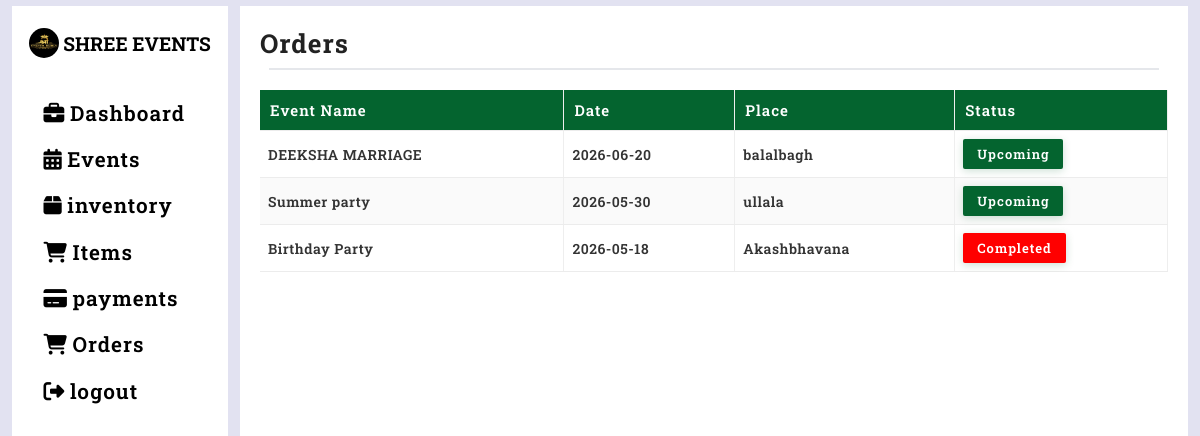
Page /orders (signed in) on the earlier database version.
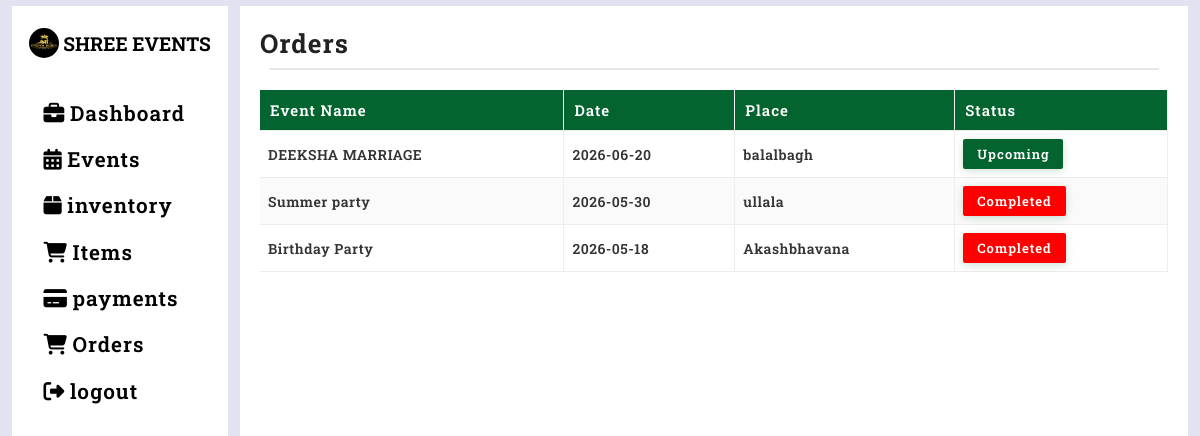
Same page on the later database version.
### tables this page shows
CREATE TABLE events(event_id INTEGER PRIMARY KEY AUTOINCREMENT,
                event_name TEXT NOT NULL,
                event_date DATETIME NOT NULL,
                event_time DATETIME NOT NULL,
                place TEXT NOT NULL,
                cust TEXT NOT NULL,
                status TEXT DEFAULT 'pending',
                event_status TEXT DEFAULT 'upcoming',
                phone_number INTEGER NOT NULL
                );

### orders.py (the view)
@orders_app.route('/orders',methods=['GET','POST'])
def orders_fn():
    if 'user' in session:
        event_status_change()
        events_list=allocated_list_events()
        return render_template("orders.html",events_list=events_list)
    else:
        return redirect(url_for('home'))

### database.py (called while the page is built)
def get_connection():
    con=sqlite3.connect("database.db",timeout=30,check_same_thread=False)
    return con

def allocated_list_events():
    con=get_connection()
    cursor=con.cursor()
    cursor.execute("SELECT * FROM events WHERE status='allocated' ORDER BY event_date DESC")
    pen_data=cursor.fetchall()
    con.commit()
    con.close()
    return pen_data

def event_status_change():
    con=get_connection()
    cursor=con.cursor()
    cursor.execute("UPDATE events SET event_status='completed' WHERE event_date<DATE('now')")
    cursor.execute("UPDATE events SET event_status='upcoming' WHERE event_date>=DATE('now')")
    con.commit()
    con.close()

### templates/orders.html (shortened to what this page needs)
{% extends "base.html" %}
{% block content %}
<div class="orders-content">
    <div class="orders-table-container">
        {% if events_list %}
        <h2>orders</h2>
        <hr>
            <table>
                <thead>
                    <tr>
                        <td>Event Name</td>
                        <td>Date</td>
                        <td>Place</td>
                        <td>Status</td>
                    </tr>
                </thead>
                <tbody>
                    {% for e in events_list %}
                    <tr>
                        <td>{{e[1]}}</td>
                        <td>{{e[2]}}</td>
                        <td>{{e[4]}}</td>
                        {% if e[7]=='upcoming' %}
                        <td><button>{{e[7]}}</button></td>
                        {% else %}
                        <td><button style="background-color: red;">{{e[7]}}</button></td>
                        {% endif %}
                    </tr>
                    {% endfor %}
                </tbody>
            </table>
        {% else %}
        <div class="no-payments">
        <p>NO Events Created or Allocated 😭</p>
    </div>
    {% endif %}
    </div>
</div>
{% endblock %}

### templates/base.html (shortened to what this page needs)
<!doctype html>
<html lang="en">
<head>
  <link rel="stylesheet" href="https://cdnjs.cloudflare.com/ajax/libs/font-awesome/6.5.1/css/all.min.css" />
  <link rel="stylesheet" href="{{ url_for('static', filename='main.css') }}" />
</head>
<body>
  <div class="dashboard-container">
    <div class="left-bar" id="sidebar">
      <div class="left-header">
        <img src="{{url_for('static',filename='images/DOC-20260319-WA0019..png')}}" alt="logo" />
        <h2>SHREE EVENTS</h2>
      </div>
      <div class="nav-section">
        <ul>
          <li>
            <a href="{{url_for('dashboard.dashboard_fn')}}"><i class="fa-solid fa-briefcase"></i>Dashboard
            </a>
          </li>
          <li>
            <a href="{{url_for('events.events_fn')}}"><i class="fa-solid fa-calendar-days"></i>Events</a>
          </li>
          <li>
            <a href="{{url_for('inventory.inventory_fn')}}"><i class="fa-solid fa-box"></i>inventory</a>
          </li>
          <li>
            <a href="{{url_for('items.items_fn')}}"><i class="fa-solid fa-cart-shopping"></i>Items</a>
          </li>
          <li>
            <a href="{{url_for('payments.payments_fn')}}"><i class="fa-solid fa-credit-card"></i>payments</a>
          </li>
          <li>
            <a href="{{url_for('orders.orders_fn')}}"><i class="fa-solid fa-cart-shopping"></i>Orders</a>
          </li>
          <li>
            <a href="{{url_for('logout')}}"><i class="fa-solid fa-sign-out-alt"></i>logout</a>
          </li>
        </ul>
      </div>
    </div>
    <div class="right-bar" id="right-bar">
      {% block content %}{% endblock %}
    </div>
  </div>
</body>
</html>

### static/main.css (style rules this page uses)
* { box-sizing: border-box; margin: 0; padding: 0; }
.dashboard-container { height: 100vh; display: flex; background-color: #e2e2f1; }
.left-bar { width: 18%; padding: 0.5%; position: relative; margin: 0.5% 1%; overflow: hidden; background-color: white; }
.left-bar .left-header { height: 8%; width: 100%; justify-content: center; display: flex; align-items: center; }
.left-header img { width: 30px; height: 30px; border-radius: 50%; margin-right: 2%; }
.left-header h2 { font-family: "Roboto Slab", serif; font-size: 1.2em; }
.left-bar .nav-section { width: 100%; height: 92%; overflow: hidden; display: flex; flex-direction: column; margin-top: 10%; }
.nav-section ul { list-style: none; }
.nav-section ul li { padding: 2% 10%; font-size: 1.3em; margin-bottom: 5%; font-weight: 600; border-left: 5px solid transparent; transition: 1s ease; letter-spacing: 1px; }
.nav-section ul li a { font-family: "Roboto Slab", serif; text-decoration: none; color: black; }
.nav-section ul li a i { font-size: 1em; color: black; margin-right: 3%; }
.right-bar { width: 79%; margin: 0.5% 0; background-color: #e2e2f1; display: flex; flex-direction: column; position: relative; }
hr { width: 98%; margin: auto; }
thead { background: #f5f6fa; }
table td { padding: 10px 15px; height: 30px; border-bottom: 1px solid #eee; border-right: 1px solid #eee; font-family: "Roboto Slab", serif; letter-spacing: 1.2px; color: #333; font-weight: 600; }
table td button { background-color: #fff; border: none; outline: none; height: 20px; font-size: 18px; }
.orders-content { width: 100%; height: 100vh; background: #f4f6f9; font-family: "Roboto Slab", serif; overflow: hidden; box-sizing: border-box; }
.orders-table-container { width: 100%; height: 100vh; background: #fff; padding: 20px; box-shadow: 0 4px 18px rgba(0, 0, 0, 0.08); overflow-y: auto; overflow-x: auto; box-sizing: border-box; }
.orders-table-container h2 { font-size: 26px; color: #222; letter-spacing: 1px; margin-bottom: 8px; text-transform: capitalize; }
.orders-table-container hr { border: none; height: 2px; background: #e5e7eb; margin-bottom: 20px; }
.orders-table-container table { width: 100%; border-collapse: collapse; overflow: hidden; }
.orders-table-container table thead { background: #04642f; }
.orders-table-container table thead td { color: white; font-size: 15px; font-weight: 600; padding: 10px; letter-spacing: 1px; }
.orders-table-container table tbody tr { transition: 0.3s ease; }
.orders-table-container table tbody tr:nth-child(even) { background: #fafafa; }
.orders-table-container table td { padding: 8px; border-bottom: 1px solid #ececec; font-size: 14px; color: #333; letter-spacing: 0.5px; }
.orders-table-container table button { color: white; font-family: "Roboto Slab", serif; font-size: 13px; letter-spacing: 1px; padding: 1px 14px; height: 30px; background-color: #04642f; outline: none; border: none; border-radius: 2px; min-width: 100px; text-transform: capitalize; font-weight: 600; box-shadow: 0 2px 8px rgba(4, 100, 47, 0.2); }

Differences in the rows shown:
changed events "Summer party": event_status "Upcoming" → "Completed"
